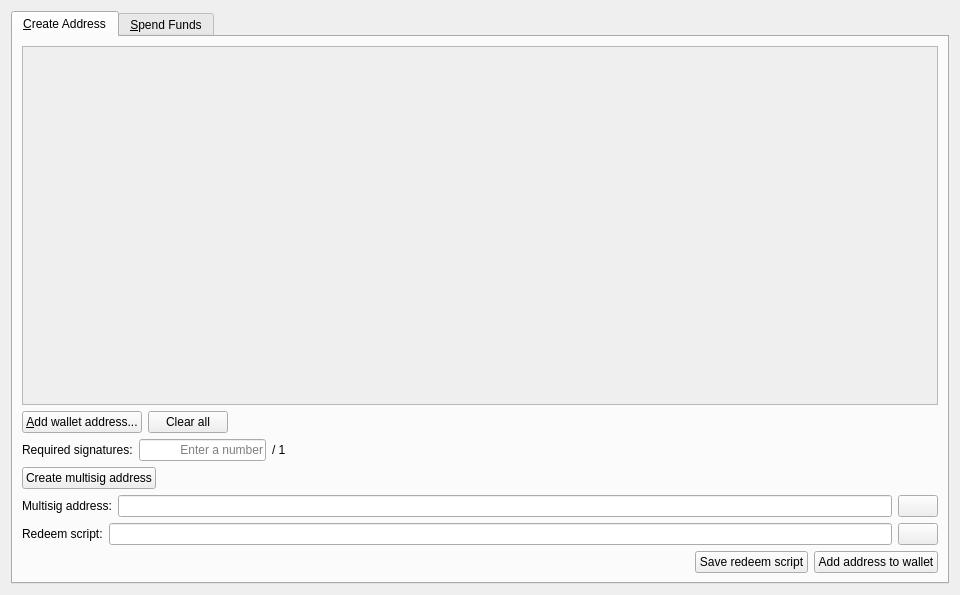
<?xml version="1.0" encoding="UTF-8"?>
<ui version="4.0">
 <class>MultisigDialog</class>
 <widget class="QWidget" name="MultisigDialog">
  <property name="geometry">
   <rect>
    <x>0</x>
    <y>0</y>
    <width>960</width>
    <height>595</height>
   </rect>
  </property>
  <property name="windowTitle">
   <string>Multisig</string>
  </property>
  <property name="layoutDirection">
   <enum>Qt::LeftToRight</enum>
  </property>
  <property name="styleSheet">
   <string notr="true">QTabWidget:tab-bar { alignment: left }
QTabBar { alignment: left; }</string>
  </property>
  <layout class="QVBoxLayout" name="verticalLayout_2">
   <item>
    <widget class="QTabWidget" name="tabWidget">
     <property name="tabShape">
      <enum>QTabWidget::Rounded</enum>
     </property>
     <property name="currentIndex">
      <number>0</number>
     </property>
     <property name="elideMode">
      <enum>Qt::ElideLeft</enum>
     </property>
     <property name="usesScrollButtons">
      <bool>false</bool>
     </property>
     <property name="documentMode">
      <bool>false</bool>
     </property>
     <property name="tabsClosable">
      <bool>false</bool>
     </property>
     <property name="movable">
      <bool>false</bool>
     </property>
     <widget class="QWidget" name="tabCreateAddress">
      <attribute name="title">
       <string>&amp;Create Address</string>
      </attribute>
      <layout class="QVBoxLayout" name="verticalLayout">
       <item>
        <widget class="QScrollArea" name="scrollArea">
         <property name="widgetResizable">
          <bool>true</bool>
         </property>
         <widget class="QWidget" name="scrollAreaWidgetContents">
          <property name="geometry">
           <rect>
            <x>0</x>
            <y>0</y>
            <width>1255</width>
            <height>269</height>
           </rect>
          </property>
          <layout class="QVBoxLayout" name="verticalLayout_3">
           <item>
            <layout class="QVBoxLayout" name="pubkeyEntries"/>
           </item>
           <item>
            <spacer name="verticalSpacer">
             <property name="orientation">
              <enum>Qt::Vertical</enum>
             </property>
             <property name="sizeHint" stdset="0">
              <size>
               <width>20</width>
               <height>40</height>
              </size>
             </property>
            </spacer>
           </item>
          </layout>
         </widget>
        </widget>
       </item>
       <item>
        <layout class="QHBoxLayout" name="horizontalLayout_14">
         <item>
          <widget class="QPushButton" name="addPubKeyButton">
           <property name="toolTip">
            <string>Add a member to the signing pool</string>
           </property>
           <property name="text">
            <string>&amp;Add wallet address...</string>
           </property>
           <property name="icon">
            <iconset>
             <normaloff>:/icons/add</normaloff>:/icons/add</iconset>
           </property>
          </widget>
         </item>
         <item>
          <widget class="QPushButton" name="clearButton">
           <property name="sizePolicy">
            <sizepolicy hsizetype="Minimum" vsizetype="Fixed">
             <horstretch>0</horstretch>
             <verstretch>0</verstretch>
            </sizepolicy>
           </property>
           <property name="toolTip">
            <string>Remove all public key fields</string>
           </property>
           <property name="text">
            <string>Clear all</string>
           </property>
           <property name="icon">
            <iconset>
             <normaloff>:/icons/remove</normaloff>:/icons/remove</iconset>
           </property>
           <property name="autoRepeatDelay">
            <number>300</number>
           </property>
          </widget>
         </item>
         <item>
          <spacer name="horizontalSpacer_8">
           <property name="orientation">
            <enum>Qt::Horizontal</enum>
           </property>
           <property name="sizeHint" stdset="0">
            <size>
             <width>40</width>
             <height>20</height>
            </size>
           </property>
          </spacer>
         </item>
        </layout>
       </item>
       <item>
        <layout class="QHBoxLayout" name="horizontalLayout_2">
         <item>
          <widget class="QLabel" name="requiredSignaturesLabel">
           <property name="text">
            <string>Required signatures:</string>
           </property>
          </widget>
         </item>
         <item>
          <widget class="QLineEdit" name="requiredSignatures">
           <property name="sizePolicy">
            <sizepolicy hsizetype="Minimum" vsizetype="Fixed">
             <horstretch>0</horstretch>
             <verstretch>0</verstretch>
            </sizepolicy>
           </property>
           <property name="minimumSize">
            <size>
             <width>127</width>
             <height>0</height>
            </size>
           </property>
           <property name="text">
            <string/>
           </property>
           <property name="maxLength">
            <number>2</number>
           </property>
           <property name="frame">
            <bool>true</bool>
           </property>
           <property name="alignment">
            <set>Qt::AlignRight|Qt::AlignTrailing|Qt::AlignVCenter</set>
           </property>
           <property name="placeholderText">
            <string>Enter a number</string>
           </property>
          </widget>
         </item>
         <item>
          <widget class="QLabel" name="maxSignaturesLabel">
           <property name="text">
            <string>/ 1</string>
           </property>
          </widget>
         </item>
         <item>
          <spacer name="horizontalSpacer_2">
           <property name="orientation">
            <enum>Qt::Horizontal</enum>
           </property>
           <property name="sizeHint" stdset="0">
            <size>
             <width>40</width>
             <height>20</height>
            </size>
           </property>
          </spacer>
         </item>
        </layout>
       </item>
       <item>
        <layout class="QHBoxLayout" name="horizontalLayout">
         <item>
          <widget class="QPushButton" name="createAddressButton">
           <property name="text">
            <string>Create multisig address</string>
           </property>
          </widget>
         </item>
         <item>
          <spacer name="horizontalSpacer">
           <property name="orientation">
            <enum>Qt::Horizontal</enum>
           </property>
           <property name="sizeHint" stdset="0">
            <size>
             <width>40</width>
             <height>20</height>
            </size>
           </property>
          </spacer>
         </item>
        </layout>
       </item>
       <item>
        <layout class="QHBoxLayout" name="horizontalLayoutMultisigAddress">
         <item>
          <widget class="QLabel" name="multisigAddressLabel">
           <property name="text">
            <string>Multisig address:</string>
           </property>
          </widget>
         </item>
         <item>
          <widget class="QLineEdit" name="multisigAddress">
           <property name="readOnly">
            <bool>true</bool>
           </property>
          </widget>
         </item>
         <item>
          <widget class="QPushButton" name="copyMultisigAddressButton">
           <property name="toolTip">
            <string>Copy the multisig address to the system clipboard</string>
           </property>
           <property name="text">
            <string/>
           </property>
           <property name="icon">
            <iconset>
             <normaloff>:/icons/editcopy</normaloff>:/icons/editcopy</iconset>
           </property>
           <property name="autoDefault">
            <bool>false</bool>
           </property>
          </widget>
         </item>
        </layout>
       </item>
       <item>
        <layout class="QHBoxLayout" name="horizontalLayout_3">
         <item>
          <widget class="QLabel" name="redeemScriptLabel">
           <property name="text">
            <string>Redeem script:</string>
           </property>
          </widget>
         </item>
         <item>
          <widget class="QLineEdit" name="redeemScript">
           <property name="readOnly">
            <bool>true</bool>
           </property>
          </widget>
         </item>
         <item>
          <widget class="QPushButton" name="copyRedeemScriptButton">
           <property name="toolTip">
            <string>Copy the redeem script to the system clipboard</string>
           </property>
           <property name="text">
            <string/>
           </property>
           <property name="icon">
            <iconset>
             <normaloff>:/icons/editcopy</normaloff>:/icons/editcopy</iconset>
           </property>
           <property name="autoDefault">
            <bool>false</bool>
           </property>
          </widget>
         </item>
        </layout>
       </item>
       <item>
        <layout class="QHBoxLayout" name="horizontalLayout_15">
         <item>
          <spacer name="horizontalSpacer_11">
           <property name="orientation">
            <enum>Qt::Horizontal</enum>
           </property>
           <property name="sizeHint" stdset="0">
            <size>
             <width>40</width>
             <height>20</height>
            </size>
           </property>
          </spacer>
         </item>
         <item>
          <widget class="QPushButton" name="saveRedeemScriptButton">
           <property name="toolTip">
            <string>The redeem script will be required to spend the funds sent to the multisig address</string>
           </property>
           <property name="text">
            <string>Save redeem script</string>
           </property>
          </widget>
         </item>
         <item>
          <widget class="QPushButton" name="saveMultisigAddressButton">
           <property name="toolTip">
            <string>Add the multisig address to your personal addresses</string>
           </property>
           <property name="text">
            <string>Add address to wallet</string>
           </property>
          </widget>
         </item>
        </layout>
       </item>
      </layout>
     </widget>
     <widget class="QWidget" name="tabSpendFunds">
      <attribute name="title">
       <string>&amp;Spend Funds</string>
      </attribute>
      <layout class="QVBoxLayout" name="verticalLayout_13">
       <item>
        <layout class="QVBoxLayout" name="verticalLayout_8">
         <item>
          <layout class="QHBoxLayout" name="horizontalLayout_4">
           <item>
            <widget class="QGroupBox" name="inputsBox">
             <property name="title">
              <string>Inputs</string>
             </property>
             <layout class="QVBoxLayout" name="verticalLayout_6">
              <item>
               <widget class="QScrollArea" name="scrollArea_2">
                <property name="minimumSize">
                 <size>
                  <width>0</width>
                  <height>0</height>
                 </size>
                </property>
                <property name="widgetResizable">
                 <bool>true</bool>
                </property>
                <widget class="QWidget" name="scrollAreaWidgetContents_2">
                 <property name="geometry">
                  <rect>
                   <x>0</x>
                   <y>0</y>
                   <width>587</width>
                   <height>173</height>
                  </rect>
                 </property>
                 <layout class="QVBoxLayout" name="verticalLayout_4">
                  <item>
                   <layout class="QVBoxLayout" name="inputs"/>
                  </item>
                  <item>
                   <spacer name="verticalSpacer_2">
                    <property name="orientation">
                     <enum>Qt::Vertical</enum>
                    </property>
                    <property name="sizeHint" stdset="0">
                     <size>
                      <width>20</width>
                      <height>42</height>
                     </size>
                    </property>
                   </spacer>
                  </item>
                 </layout>
                </widget>
               </widget>
              </item>
              <item>
               <layout class="QHBoxLayout" name="horizontalLayout_6">
                <item>
                 <spacer name="horizontalSpacer_9">
                  <property name="orientation">
                   <enum>Qt::Horizontal</enum>
                  </property>
                  <property name="sizeHint" stdset="0">
                   <size>
                    <width>40</width>
                    <height>20</height>
                   </size>
                  </property>
                 </spacer>
                </item>
                <item>
                 <widget class="QLabel" name="inputsAmountLabel">
                  <property name="text">
                   <string>Inputs amount:</string>
                  </property>
                 </widget>
                </item>
                <item>
                 <widget class="QLabel" name="inputsAmount">
                  <property name="text">
                   <string>123.456</string>
                  </property>
                  <property name="textInteractionFlags">
                   <set>Qt::LinksAccessibleByMouse|Qt::TextSelectableByKeyboard|Qt::TextSelectableByMouse</set>
                  </property>
                 </widget>
                </item>
                <item>
                 <widget class="QLabel" name="label">
                  <property name="text">
                   <string>SEQ</string>
                  </property>
                 </widget>
                </item>
               </layout>
              </item>
              <item>
               <layout class="QHBoxLayout" name="horizontalLayout_5">
                <item>
                 <widget class="QPushButton" name="addInputButton">
                  <property name="text">
                   <string>Add input...</string>
                  </property>
                  <property name="icon">
                   <iconset>
                    <normaloff>:/icons/add</normaloff>:/icons/add</iconset>
                  </property>
                 </widget>
                </item>
                <item>
                 <spacer name="horizontalSpacer_3">
                  <property name="orientation">
                   <enum>Qt::Horizontal</enum>
                  </property>
                  <property name="sizeHint" stdset="0">
                   <size>
                    <width>40</width>
                    <height>20</height>
                   </size>
                  </property>
                 </spacer>
                </item>
               </layout>
              </item>
             </layout>
            </widget>
           </item>
           <item>
            <widget class="QGroupBox" name="outputsBox">
             <property name="title">
              <string>Outputs</string>
             </property>
             <layout class="QVBoxLayout" name="verticalLayout_7">
              <item>
               <widget class="QScrollArea" name="scrollArea_3">
                <property name="minimumSize">
                 <size>
                  <width>0</width>
                  <height>0</height>
                 </size>
                </property>
                <property name="widgetResizable">
                 <bool>true</bool>
                </property>
                <widget class="QWidget" name="scrollAreaWidgetContents_3">
                 <property name="geometry">
                  <rect>
                   <x>0</x>
                   <y>0</y>
                   <width>586</width>
                   <height>141</height>
                  </rect>
                 </property>
                 <layout class="QVBoxLayout" name="verticalLayout_5">
                  <item>
                   <layout class="QVBoxLayout" name="outputs"/>
                  </item>
                  <item>
                   <spacer name="verticalSpacer_3">
                    <property name="orientation">
                     <enum>Qt::Vertical</enum>
                    </property>
                    <property name="sizeHint" stdset="0">
                     <size>
                      <width>20</width>
                      <height>42</height>
                     </size>
                    </property>
                   </spacer>
                  </item>
                 </layout>
                </widget>
               </widget>
              </item>
              <item>
               <layout class="QHBoxLayout" name="horizontalLayout_7">
                <item>
                 <spacer name="horizontalSpacer_10">
                  <property name="orientation">
                   <enum>Qt::Horizontal</enum>
                  </property>
                  <property name="sizeHint" stdset="0">
                   <size>
                    <width>40</width>
                    <height>20</height>
                   </size>
                  </property>
                 </spacer>
                </item>
                <item>
                 <widget class="QLabel" name="outputsAmountLabel">
                  <property name="text">
                   <string>Outputs amount:</string>
                  </property>
                 </widget>
                </item>
                <item>
                 <widget class="QLabel" name="outputsAmount">
                  <property name="text">
                   <string>123.456</string>
                  </property>
                  <property name="textInteractionFlags">
                   <set>Qt::LinksAccessibleByMouse|Qt::TextSelectableByKeyboard|Qt::TextSelectableByMouse</set>
                  </property>
                 </widget>
                </item>
                <item>
                 <widget class="QLabel" name="label_2">
                  <property name="text">
                   <string>SEQ</string>
                  </property>
                 </widget>
                </item>
               </layout>
              </item>
              <item>
               <layout class="QHBoxLayout" name="horizontalLayout_16">
                <item>
                 <spacer name="horizontalSpacer_12">
                  <property name="orientation">
                   <enum>Qt::Horizontal</enum>
                  </property>
                  <property name="sizeHint" stdset="0">
                   <size>
                    <width>40</width>
                    <height>20</height>
                   </size>
                  </property>
                 </spacer>
                </item>
                <item>
                 <widget class="QLabel" name="feeLabel">
                  <property name="text">
                   <string>Fee:</string>
                  </property>
                 </widget>
                </item>
                <item>
                 <widget class="QLabel" name="fee">
                  <property name="text">
                   <string>123.456</string>
                  </property>
                 </widget>
                </item>
                <item>
                 <widget class="QLabel" name="label_3">
                  <property name="text">
                   <string>SEQ</string>
                  </property>
                 </widget>
                </item>
               </layout>
              </item>
              <item>
               <layout class="QHBoxLayout" name="horizontalLayout_8">
                <item>
                 <widget class="QPushButton" name="addOutputButton">
                  <property name="text">
                   <string>Add output...</string>
                  </property>
                  <property name="icon">
                   <iconset>
                    <normaloff>:/icons/add</normaloff>:/icons/add</iconset>
                  </property>
                 </widget>
                </item>
                <item>
                 <spacer name="horizontalSpacer_4">
                  <property name="orientation">
                   <enum>Qt::Horizontal</enum>
                  </property>
                  <property name="sizeHint" stdset="0">
                   <size>
                    <width>40</width>
                    <height>20</height>
                   </size>
                  </property>
                 </spacer>
                </item>
               </layout>
              </item>
             </layout>
            </widget>
           </item>
          </layout>
         </item>
         <item>
          <layout class="QHBoxLayout" name="horizontalLayout_9">
           <item>
            <widget class="QPushButton" name="createTransactionButton">
             <property name="text">
              <string>Create transaction</string>
             </property>
            </widget>
           </item>
           <item>
            <spacer name="horizontalSpacer_5">
             <property name="orientation">
              <enum>Qt::Horizontal</enum>
             </property>
             <property name="sizeHint" stdset="0">
              <size>
               <width>40</width>
               <height>20</height>
              </size>
             </property>
            </spacer>
           </item>
          </layout>
         </item>
        </layout>
       </item>
       <item>
        <layout class="QVBoxLayout" name="verticalLayout_10">
         <item>
          <layout class="QHBoxLayout" name="horizontalLayout_10">
           <item>
            <widget class="QLineEdit" name="transaction">
             <property name="sizePolicy">
              <sizepolicy hsizetype="Expanding" vsizetype="Fixed">
               <horstretch>0</horstretch>
               <verstretch>0</verstretch>
              </sizepolicy>
             </property>
             <property name="placeholderText">
              <string>Enter a raw transaction or create a new one</string>
             </property>
            </widget>
           </item>
           <item>
            <widget class="QPushButton" name="copyTransactionButton">
             <property name="toolTip">
              <string/>
             </property>
             <property name="text">
              <string/>
             </property>
             <property name="icon">
              <iconset>
               <normaloff>:/icons/editcopy</normaloff>:/icons/editcopy</iconset>
             </property>
             <property name="autoDefault">
              <bool>false</bool>
             </property>
            </widget>
           </item>
           <item>
            <widget class="QPushButton" name="pasteTransactionButton">
             <property name="toolTip">
              <string>Paste address from clipboard</string>
             </property>
             <property name="text">
              <string/>
             </property>
             <property name="icon">
              <iconset>
               <normaloff>:/icons/editpaste</normaloff>:/icons/editpaste</iconset>
             </property>
             <property name="shortcut">
              <string>Alt+P</string>
             </property>
             <property name="autoDefault">
              <bool>false</bool>
             </property>
            </widget>
           </item>
          </layout>
         </item>
         <item>
          <layout class="QHBoxLayout" name="horizontalLayout_11">
           <item>
            <widget class="QPushButton" name="signTransactionButton">
             <property name="text">
              <string>Sign transaction</string>
             </property>
             <property name="icon">
              <iconset>
               <normaloff>:/icons/edit</normaloff>:/icons/edit</iconset>
             </property>
            </widget>
           </item>
           <item>
            <spacer name="horizontalSpacer_6">
             <property name="orientation">
              <enum>Qt::Horizontal</enum>
             </property>
             <property name="sizeHint" stdset="0">
              <size>
               <width>40</width>
               <height>20</height>
              </size>
             </property>
            </spacer>
           </item>
          </layout>
         </item>
        </layout>
       </item>
       <item>
        <layout class="QVBoxLayout" name="verticalLayout_12">
         <item>
          <layout class="QHBoxLayout" name="horizontalLayout_13">
           <item>
            <widget class="QLineEdit" name="signedTransaction">
             <property name="sizePolicy">
              <sizepolicy hsizetype="Expanding" vsizetype="Fixed">
               <horstretch>0</horstretch>
               <verstretch>0</verstretch>
              </sizepolicy>
             </property>
             <property name="readOnly">
              <bool>true</bool>
             </property>
            </widget>
           </item>
           <item>
            <widget class="QPushButton" name="copySignedTransactionButton">
             <property name="toolTip">
              <string/>
             </property>
             <property name="text">
              <string/>
             </property>
             <property name="icon">
              <iconset>
               <normaloff>:/icons/editcopy</normaloff>:/icons/editcopy</iconset>
             </property>
             <property name="autoDefault">
              <bool>false</bool>
             </property>
            </widget>
           </item>
          </layout>
         </item>
         <item>
          <layout class="QHBoxLayout" name="horizontalLayout_12">
           <item>
            <widget class="QLabel" name="statusLabel">
             <property name="text">
              <string/>
             </property>
            </widget>
           </item>
           <item>
            <spacer name="horizontalSpacer_7">
             <property name="orientation">
              <enum>Qt::Horizontal</enum>
             </property>
             <property name="sizeHint" stdset="0">
              <size>
               <width>40</width>
               <height>20</height>
              </size>
             </property>
            </spacer>
           </item>
           <item>
            <widget class="QPushButton" name="sendTransactionButton">
             <property name="text">
              <string>Send transaction</string>
             </property>
             <property name="icon">
              <iconset>
               <normaloff>:/icons/send</normaloff>:/icons/send</iconset>
             </property>
            </widget>
           </item>
          </layout>
         </item>
        </layout>
       </item>
      </layout>
     </widget>
    </widget>
   </item>
  </layout>
 </widget>
 <resources>
  <include location="../sequence.qrc"/>
 </resources>
 <connections/>
</ui>
